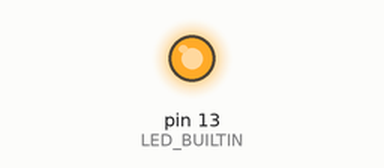
Simulated run of this sketch. Board: Arduino Uno, built for the host (arithmetic inside an expression is 32-bit, double 64-bit). On the bench: output pins drawn as LEDs (lit = HIGH). Random numbers use the default seed unless the sketch sets one; what the sketch prints to the serial monitor is not drawn.

Above: at 0.1 s.
At 9.6 s:
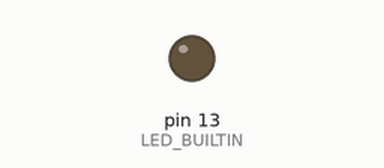
Timing chart, 0 to 11.1 s (numbered marks = the images above):
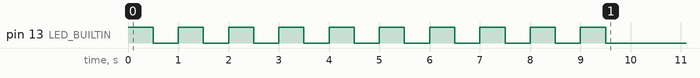

The sketch:

correct_resnet1_EE_class_1.ino
```cpp
/*
 * Auto-generated Arduino runner: correct_resnet1_EE_class_1
 *
 * Copy this file and all files from the generated code directory
 * into a single Arduino sketch folder named "correct_resnet1_EE_class_1".
 * (Folder name must match the .ino filename.)
 *
 * Board: Arduino Giga R1  (FQBN: arduino:mbed_giga:giga)
 *
 * Compile check (no upload):
 *   arduino-cli compile --fqbn arduino:mbed_giga:giga correct_resnet1_EE_class_1/
 *
 * Model I/O:
 *   Input  (NCHW): [1, 6, 7, 256]  ->  NHWC flat: 10752 floats
 *   Output        : [1, 5]  ->  5 class scores
 */

#include "model.h"

// ---------------------------------------------------------------------------
// Buffer sizes
// ---------------------------------------------------------------------------
#define INPUT_SIZE  10752   // 1 * 7 * 256 * 6  (NHWC)
#define OUTPUT_SIZE 5

// Global arrays — keeps them off the stack (avoids stack overflow)
static float input_buf[INPUT_SIZE];
static float output_buf[OUTPUT_SIZE];
static bool  _done = false;

// ---------------------------------------------------------------------------
// setup
// ---------------------------------------------------------------------------
void setup() {
    pinMode(LED_BUILTIN, OUTPUT);

    // Slow blink = setup started
    for (int i = 0; i < 10; i++) {
        digitalWrite(LED_BUILTIN, HIGH); delay(500);
        digitalWrite(LED_BUILTIN, LOW);  delay(500);
    }
    Serial.begin(115200);
    // unsigned long start = millis();
    while (!Serial) {}

    // Seed RNG from a floating ADC pin (unconnected = noise)
    randomSeed(analogRead(A0));

    // Fill input with random floats in [-1.0, 1.0]
    // Replace this block with real sensor data in your application.
    for (int i = 0; i < INPUT_SIZE; ++i) {
        // random(-1000, 1001) gives integers in [-1000, 1000]
        input_buf[i] = (float)random(-1000, 1001) / 1000.0f;
    }

    Serial.println("Input buffer filled with random data.");
    Serial.println("Running model_forward...");
    Serial.println();
}

// ---------------------------------------------------------------------------
// loop — runs inference once, then halts
// ---------------------------------------------------------------------------
void loop() {
    if (_done) return;
    _done = true;

    // model_forward prints profiling checkpoints (Serial.print) internally
    model_forward(input_buf, output_buf);

    // Print output class scores
    Serial.println();
    Serial.println("Output scores:");
    for (int i = 0; i < OUTPUT_SIZE; ++i) {
        Serial.print("  class ");
        Serial.print(i);
        Serial.print(": ");
        Serial.println(output_buf[i], 6);
    }

    // Find argmax
    int best = 0;
    for (int i = 1; i < OUTPUT_SIZE; ++i) {
        if (output_buf[i] > output_buf[best]) best = i;
    }
    Serial.print("Predicted class: ");
    Serial.println(best);
}
```

model.cpp
```cpp
// Auto-generated model implementation
// DO NOT EDIT

// Input shape  (NCHW): [1, 6, 7, 256]
// Output shape: [1, 5]

#include <Arduino.h>

#include "model.h"
#include "weights.h"
#include "nn_ops_float.h"

#include <string.h>

void model_forward(const float* input, float* output) {
    unsigned long _t_start, _t_end;
    _t_start = micros();
    static float slot_0[4032];
    static float slot_1[4032];
    static float slot_2[4032];

    // stem_conv [conv2d]
    conv2d_nhwc(input, 7, 256, 6, stem_conv_weight, 5, 5, 16, NULL, 2, 2, 0, slot_0);
    // stem_bn [batchnorm]
    batchnorm2d_nhwc(slot_0, 2, 126, 16, stem_bn_gamma, stem_bn_beta, stem_bn_mean, stem_bn_var, 1e-05f, slot_1);
    // stem_relu [relu]
    relu(slot_1, 4032);
    // stage0_block0_conv1 [conv2d]
    conv2d_nhwc(slot_1, 2, 126, 16, stage0_block0_conv1_weight, 3, 3, 16, NULL, 1, 1, 1, slot_0);
    // stage0_block0_bn1 [batchnorm]
    batchnorm2d_nhwc(slot_0, 2, 126, 16, stage0_block0_bn1_gamma, stage0_block0_bn1_beta, stage0_block0_bn1_mean, stage0_block0_bn1_var, 1e-05f, slot_2);
    // stage0_block0_relu1 [relu]
    relu(slot_2, 4032);
    // stage0_block0_conv2 [conv2d]
    conv2d_nhwc(slot_2, 2, 126, 16, stage0_block0_conv2_weight, 3, 3, 16, NULL, 1, 1, 1, slot_0);
    // stage0_block0_bn2 [batchnorm]
    batchnorm2d_nhwc(slot_0, 2, 126, 16, stage0_block0_bn2_gamma, stage0_block0_bn2_beta, stage0_block0_bn2_mean, stage0_block0_bn2_var, 1e-05f, slot_2);
    // add [add]
    for (int i = 0; i < 4032; ++i) {
        slot_0[i] = slot_2[i] + slot_1[i];
    }
    // stage0_block0_relu2 [relu]
    relu(slot_0, 4032);
    // stage0_block1_conv1 [conv2d]
    conv2d_nhwc(slot_0, 2, 126, 16, stage0_block1_conv1_weight, 3, 3, 16, NULL, 1, 1, 1, slot_1);
    // stage0_block1_bn1 [batchnorm]
    batchnorm2d_nhwc(slot_1, 2, 126, 16, stage0_block1_bn1_gamma, stage0_block1_bn1_beta, stage0_block1_bn1_mean, stage0_block1_bn1_var, 1e-05f, slot_2);
    // stage0_block1_relu1 [relu]
    relu(slot_2, 4032);
    // stage0_block1_conv2 [conv2d]
    conv2d_nhwc(slot_2, 2, 126, 16, stage0_block1_conv2_weight, 3, 3, 16, NULL, 1, 1, 1, slot_1);
    // stage0_block1_bn2 [batchnorm]
    batchnorm2d_nhwc(slot_1, 2, 126, 16, stage0_block1_bn2_gamma, stage0_block1_bn2_beta, stage0_block1_bn2_mean, stage0_block1_bn2_var, 1e-05f, slot_2);
    // add_1 [add]
    for (int i = 0; i < 4032; ++i) {
        slot_1[i] = slot_2[i] + slot_0[i];
    }
    // stage0_block1_relu2 [relu]
    relu(slot_1, 4032);
    // exit_conv [conv2d]
    conv2d_nhwc(slot_1, 2, 126, 16, exit_conv_weight, 3, 3, 16, NULL, 2, 2, 1, slot_0);
    // exit_bn [batchnorm]
    batchnorm2d_nhwc(slot_0, 1, 63, 16, exit_bn_gamma, exit_bn_beta, exit_bn_mean, exit_bn_var, 1e-05f, slot_1);
    // exit_relu [relu]
    relu(slot_1, 1008);
    // exit_pool [adaptive_avg_pool]
    global_average_pool_2d(slot_1, 1, 63, 16, slot_0);
    // view [method_view]
    memcpy(slot_1, slot_0, 16 * sizeof(float));
    // exit_fc [linear]
    dense(slot_1, 16, exit_fc_weight, exit_fc_bias, 5, slot_0);
    // exit_softmax [softmax]
    memcpy(slot_1, slot_0, 5 * sizeof(float));
    softmax(slot_1, 5);
    _t_end = micros();
    Serial.print("Final Exit: ");
    Serial.print((_t_end - _t_start) / 1000.0f, 2);
    Serial.println(" ms");
    memcpy(output, slot_1, 5 * sizeof(float));
}
```

model.h
```cpp
// Auto-generated model header
// DO NOT EDIT

#ifndef MODEL_H_
#define MODEL_H_

#include <stddef.h>

// =============================================================================
// IMPORTANT: Input Layout
// =============================================================================
// This model expects input in NHWC format (batch, height, width, channels).
// PyTorch uses NCHW format. Convert before calling:
//   PyTorch: input.permute(0, 2, 3, 1).numpy().flatten()
// =============================================================================

// Input: x
// Output: exit_softmax

// Main model inference function
void model_forward(const float* input, float* output);

#endif // MODEL_H_
```

nn_ops_float.h
```cpp
// Minimal TensorFlow-like ops implemented in portable C for embedded targets.
// Layout: NHWC for tensors. Convolutions are standard cross-correlation (TF style).
// No dynamic allocation; callers provide output buffers.
// All functions use float for simplicity; adapt to fixed-point as needed.

#ifndef NN_OPS_FLOAT_H_
#define NN_OPS_FLOAT_H_

#include <math.h>
#include <stddef.h>

// Clamp helper
static inline int clamp_int(int v, int lo, int hi) { return v < lo ? lo : (v > hi ? hi : v); }

// Conv2D (NHWC input, HWIO filters)
// in:  [H, W, C_in]
// filt:[K_h, K_w, C_in, C_out]
// bias:[C_out]
// out: [H_out, W_out, C_out]
// Stride: (stride_h, stride_w), Padding: SAME or VALID (string)
static inline void conv2d_nhwc(
    const float* in, int in_h, int in_w, int in_c,
    const float* filt, int k_h, int k_w, int out_c,
    const float* bias,
    int stride_h, int stride_w,
    int pad_same, // 1 for SAME, 0 for VALID
    float* out)
{
    int out_h, out_w;
    if (pad_same) {
        out_h = (in_h + stride_h - 1) / stride_h;
        out_w = (in_w + stride_w - 1) / stride_w;
    } else {
        out_h = (in_h - k_h) / stride_h + 1;
        out_w = (in_w - k_w) / stride_w + 1;
    }

    int pad_h_total = pad_same ? ((out_h - 1) * stride_h + k_h - in_h) : 0;
    int pad_w_total = pad_same ? ((out_w - 1) * stride_w + k_w - in_w) : 0;
    int pad_top = pad_h_total / 2;
    int pad_left = pad_w_total / 2;

    for (int oh = 0; oh < out_h; ++oh) {
        for (int ow = 0; ow < out_w; ++ow) {
            for (int oc = 0; oc < out_c; ++oc) {
                float acc = bias ? bias[oc] : 0.0f;
                for (int kh = 0; kh < k_h; ++kh) {
                    int ih = oh * stride_h + kh - pad_top;
                    if (ih < 0 || ih >= in_h) continue;
                    for (int kw = 0; kw < k_w; ++kw) {
                        int iw = ow * stride_w + kw - pad_left;
                        if (iw < 0 || iw >= in_w) continue;
                        const float* in_px = in + ((ih * in_w + iw) * in_c);
                        const float* f_base = filt + (((kh * k_w + kw) * in_c) * out_c + oc);
                        for (int ic = 0; ic < in_c; ++ic) {
                            acc += in_px[ic] * f_base[ic * out_c];
                        }
                    }
                }
                out[((oh * out_w + ow) * out_c) + oc] = acc;
            }
        }
    }
}

// ReLU
static inline void relu(float* x, int n) {
    for (int i = 0; i < n; ++i) x[i] = x[i] > 0.0f ? x[i] : 0.0f;
}

// Dense (fully connected): y = xW + b
// x: [in_features]
// W: [in_features, out_features] row-major (in_features major)
// b: [out_features]
static inline void dense(const float* x, int in_features,
                         const float* W, const float* b,
                         int out_features,
                         float* y) {
    for (int o = 0; o < out_features; ++o) {
        float acc = b ? b[o] : 0.0f;
        const float* w_col = W + o; // access W[i * out_features + o]
        for (int i = 0; i < in_features; ++i) {
            acc += x[i] * w_col[i * out_features];
        }
        y[o] = acc;
    }
}

// GlobalAveragePool2D over H and W for NHWC
// in: [H, W, C]
// out: [C]
static inline void global_average_pool_2d(const float* in, int h, int w, int c, float* out) {
    for (int ch = 0; ch < c; ++ch) out[ch] = 0.0f;
    const int n = h * w;
    for (int ih = 0; ih < h; ++ih) {
        for (int iw = 0; iw < w; ++iw) {
            const float* px = in + ((ih * w + iw) * c);
            for (int ch = 0; ch < c; ++ch) out[ch] += px[ch];
        }
    }
    const float inv = n > 0 ? 1.0f / (float)n : 0.0f;
    for (int ch = 0; ch < c; ++ch) out[ch] *= inv;
}

// AdaptiveAvgPool2d((1,1)): same as global average pool over H,W for NHWC
// in:  [in_h, in_w, in_c]
// out: [in_c]
static inline void adaptive_avg_pool_2d_1x1(const float* in, int in_h, int in_w, int in_c, float* out) {
    global_average_pool_2d(in, in_h, in_w, in_c, out);
}

// Flatten: copy n floats from src to dst (for view/flatten after pooling)
static inline void flatten(const float* src, int n, float* dst) {
    for (int i = 0; i < n; ++i) dst[i] = src[i];
}

// Softmax over last dimension
static inline void softmax(float* x, int n) {
    if (n <= 0) return;
    float maxv = x[0];
    for (int i = 1; i < n; ++i) if (x[i] > maxv) maxv = x[i];
    float sum = 0.0f;
    for (int i = 0; i < n; ++i) {
        x[i] = expf(x[i] - maxv);
        sum += x[i];
    }
    const float inv = sum > 0 ? 1.0f / sum : 0.0f;
    for (int i = 0; i < n; ++i) x[i] *= inv;
}

// Mean reduction over spatial dimensions (H, W) for NHWC
// Used for global average pooling or mean(dim=[2,3]) in PyTorch
// in:  [H, W, C] - 3D tensor in NHWC format (batch dimension removed)
// out: [C] - 1D tensor with channel means
// This is equivalent to global_average_pool_2d but named for clarity
static inline void mean_hwc(const float* in, int h, int w, int c, float* out) {
    const int n = h * w;
    // Initialize output to zero
    for (int ch = 0; ch < c; ++ch) {
        out[ch] = 0.0f;
    }
    // Sum over all spatial positions
    for (int ih = 0; ih < h; ++ih) {
        for (int iw = 0; iw < w; ++iw) {
            const float* px = in + ((ih * w + iw) * c);
            for (int ch = 0; ch < c; ++ch) {
                out[ch] += px[ch];
            }
        }
    }
    // Divide by number of elements
    const float inv = n > 0 ? 1.0f / (float)n : 0.0f;
    for (int ch = 0; ch < c; ++ch) {
        out[ch] *= inv;
    }
}

// BatchNorm2D for NHWC
// in:  [H, W, C]
// gamma: [C] (scale)
// beta:  [C] (bias)
// mean:  [C] (running mean)
// var:   [C] (running variance)
// out:  [H, W, C]
static inline void batchnorm2d_nhwc(
    const float* in, int h, int w, int c,
    const float* gamma, const float* beta,
    const float* mean, const float* var,
    float eps,
    float* out)
{
    const int n = h * w;
    for (int ih = 0; ih < h; ++ih) {
        for (int iw = 0; iw < w; ++iw) {
            const float* in_px = in + ((ih * w + iw) * c);
            float* out_px = out + ((ih * w + iw) * c);
            for (int ch = 0; ch < c; ++ch) {
                float normalized = (in_px[ch] - mean[ch]) / sqrtf(var[ch] + eps);
                out_px[ch] = gamma[ch] * normalized + beta[ch];
            }
        }
    }
}

#endif // NN_OPS_FLOAT_H_
```

Source omitted: weights.h (204119 bytes)
